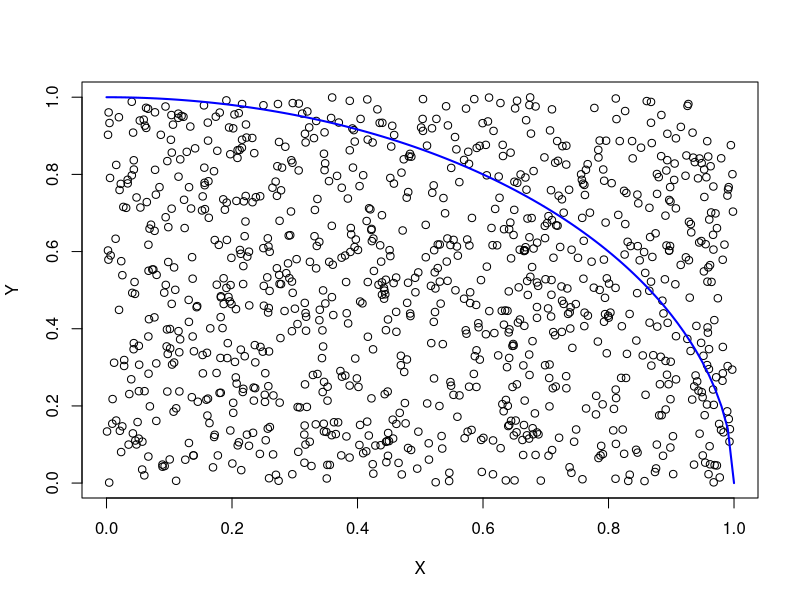

Write R code to recreate this figure.
## 확률

# 확률은 경우의 수에서 생각할 수 있는 모든 경우의 수 중에 우리가 관심을 갖는 경우의 수가 차지 하는 비율로 생각할수 있다.

## ==용어==
## - 시행 : 다양한 결과가 나올수 있는 어떤 것을 실제로 하는 것을 말한다.
#       ex) 주사위 던진다, 복권을 긁는다.
# - 표본 공간 : 가능한 모든 결과의 모임.
#       ex) 동전 던지기의 경우 한번 던지면 (앞,뒤)
#           두번 던지면 {(앞,앞)(앞,뒤)(뒤,앞),(뒤,뒤)}, 814만분의 1이 표본 공간
# - 사건 : 가능한 결과들 중 어떤 요구사항을 만족하는 것.
#       ex) 로또 추첨 결과 "여섯개의 숫자가 연속이다", "모두 홀수가 나온다"... 등
#           중요한것은 "사건이 단 하나의 결과를 의미하지 않을 수도 있다는 점...."
# - 배반 사건 : 사건이 동시에 일어날수 없는 두 사건간의 관계를 배반 사건이라고 한다.
#       ex) 복권에서 "모두 짝수이다", "모두 홀수이다"는 동시에 일어날수 없다.
# - 여사건 : 어떤 사건이 일어나지 않는 것을 말함.
#       ex) 사건 A에 대해서 A가 일어나지 않는다고 하는 사건. 표본 공간의 부분 집합으로서 생각하면 A의 여집합임.
#           복권 추첨결과가 "모든 숫자가 짝수다"의 여사건은 "모든 숫자가 짝수인것은 아니다."
#           즉, "적어도 하나는 홀수이다."
# 수학적으로는 이들을 모두 집합으로 표현할 수 있다.
# 사건은 표본공간의 부분집합으로 정의, 공집합도 표본공간의 부분집합이기 때문에 사건....

### 수학적 확률
# 수학적이 확률은 어떤 가능한 모든 결과의 개수로 표현할수 있다.
# 주사위를 두번 던졌을 경우 모든 경우의 수는 6 * 6 = 36, "두 값을 곱했을 때 홀수가 나온다."
# 사건을 생각해보면 두 값을 곱했을 경우, 두값 모두 홀수여야 한다. 이때 경우의 수는 3 * 3 = 9
# 수학적 확률 계산은 9/36 이것은 0.25% 가 됨을 알수 있다.
# 다만, 여기서 중요한 포인트는 표본공간의 모든 경우가 나올수 있는 가능성은 같아야 한다.
# 이 조건이 만족되어야 한다.
 
### 통계적 확률
# 통계적 확률은 수학적 확률에 비해 더 구체적으로 접근한다.
# 통계적 확률을 "전체 시행 횟수중 특정 사건이 일어나는 횟수의 비율로 표현"
# 전체 시행 횟수는n이라고 하고, 특정 사건이 일어날 횟수를 r이라고 하면 그 사건이 일어날 비율은 r/n이 된다.
# 일반적으로 통계적 확률은 수학적 확률과 정확히 일치하지 않는다.
# 대신 횟수를 무한정 늘리면 통계적 확률은 결국 수학적 확률에 근접하게 된다.

### 극한의 의미
# 통계적 확률이 수학적 확률에 한없이 가까워 진다는 이야기는 시행 횟수가 무한정 늘어나는 극한을 가정하기 때문이다.
# 두가지 의미와 관련되어 있다.
# 첫번째, 시행 횟수를 무한히 늘렸을때, 수학적 확률에 통계적 확률이 근접한다.
#   하지만, 시행 횟수가 적다면 우연에 의해서 수학적 확률에 벗어나는 경우가 종종 생긴다는 점이다.
#   통계학에서는 이것을 표집오차(sampling Error)라고 한다. 이것은 시행 횟수가 늘어날수록 점점 줄어드는 성질이 있다.
#   결국에는 0에 매우 가까워 진다는 것이다.
# 두번째, 한없이 가까워 진다. 가까워진다는 말은 두가지 의미를 포함한다. 수학적 확률과 통계적 확률간의 차이가 0에 가까워진다.
#   단 절대로 0이 된다는것은 아님.

### 큰 수의 법칙
# 큰수의 법칙(Law of large number)은 실제 자료의 값으로 계산한 평균,
# 즉 표본평균이 자료의 크기 커짐에 따라서 한없이 특정 값에 가까워진다는것을 말함.
# 여기서 특정값은 확률 용어로 기댓값(Expected Value)을 말한다.
# 통계적 확률은 큰 수의 법칙의 특수한 경우에 지나지 않는데 이유는 비율 자체가 일종의 표본 평균이기 때문이다.
# 특정값이 나오는 결과값의 합에 시행횟수로 나누면 이건 통계적 확률이 되고, 이것은 기록된 값의 평균이기도 하다.
# 애초 평균이란 자료의 총합을 자료의 개수로 나눠준 것이기 때문이다. 즉, 큰수의 법칙이 적용된다는 것이다.
# 시행 횟수가 많아질수록 성공 비율 또는 통계적 확률을 기대값에 가까워진다는 것을 알수 있다.
# 여기서 말하는 기댓값은 수학적 확률을 의미함.

# 동전을 5회 던졌을 때의 경우의 예
# 앞 : 1, 뒤 : 0
# 시행 값 : 1 0 0 0 1
# 총합 : 2
# 평균 : 2/5 = 0.4

# 동전을 20회 던졌을 경우
# # 앞 : 1, 뒤 : 0
# 시행 값 : 1 1 1 0 0 1 0 1 0 0 1 0 1 1 1 1 0 0 0 1
# 총합 : 11
# 평균 : 11/20 = 0.55

## R을 이용한 시뮬레이션
# 동전 던지기 결과는 가능한 경우 두가지 - 앞면, 뒷면이고 이 둘은 서로의 여사건 관계이다.
# 따라서 이들의 확률은 앞면이 나올 확률만 정하면 뒷면이 나올 확률은 1에서 앞면이 나올 확률을 빼면 된다.
## 이때 확률을 P라고 하면, 이렇게 가능한 결과는 두개 밖에 없고,
## 성공 확률이 정해져 있는 확률 시행을 "베르누이 시행(Bernoulli trial)"이라고 한다.
# 베르누이 시행(Bernoulli trial 또는 binomial trial)은
# 확률론과 통계학에서 임의의 결과가 '성공' 또는 '실패'의 두 가지 중 하나인 실험을 뜻한다.
# 다시 말해 '예' 또는 '아니오' 중 하나의 결과를 낳는 실험을 말한다.

# R에서 사용하는 베르누이 시행 함수 rbinom()
# r의 의미는 랜덤을 의미함, R에서 확률적 난수를 생성하는 것을 의미하는 것으로 사용함.
# binom은 우리말로 이항이라고 번역되는 binominal단어의 축약형이다.
# 베르누이 시행은 이항시행의 일종이다. 차이는 베르누이 시행에선 한번만, 이항 시행에서는 여러번 할수 있다는 점

## rbinom()함수 형식
## rbinom(난수의 개수, 시행횟수, 성공 확률)
# 난수 갯수는 난수의 갯수를 의미로 앞에 설명한 백터에 저장된다.
# 성공 확률은 0과 1사이의 숫자를 사용함.

# 동전 던지기 : 5번 던진 결과, 그 확률 0.5, 0은 실패 1은 성공....
x <- rbinom(100000, 1, 0.5) # 시행 결과
mean(x)

## 수학적 확률로 확률문제 풀기
# 문제) 1~5까지 숫자 카드를 섞어서 세장의 카드를 뽑아 세자리의 숫자를 만들때에 그 결과가 320보다 클 확률은 얼마인가?
# 전제 조건 : 각각의 카드가 뽑힐 확률은 같다는 것...
# 순열을 이용하여 계산....
# nPr, n = 5, r = 3, 5 * 4 * 3 = 60, 전체 경우의 수 : 60
# 이중에 우리가 원하는 경우의 수는 320보다 큰 수의 값을 가지는 경우
# 앞 첫자리의 숫자는 3~5 이상이여야 조건에 충족된다. 
# 앞 첫차리가 숫자 4와 5는 뒤에 나오는 숫자와 상관없이 조건을 충족
# 앞 4와 5일때 경우의 수 구하기 각각 경우의 수는 nPr => n=4 ,r=2 => 4*3 = 12
# 앞 첫자리가 3인 경우, 두번째 자리의 숫자가 1이 되면 안됨.(조건 충족 x)
# 앞 첫자리가 3이고, 두번째가 1일 경우의 수는 3이다. 전체 3일때 경우수 - 두번째 1일 경우의 값은 9가 나온다.
# 12 + 12 + 9 = 33
# 수학적 확률은 전체 경우의 수 33/60 = 0.55가 된다.

## 통계적 확률로 문제 풀기 : 시뮬레이션
# 앞의 수학적 내용을 알지 못해도 풀수 있는 방법이 존재한다.
# "시행 횟수가 늘어남에 따라 통계적 확률은 수학적 확률에 한없이 가까워 진다는 사실"을 이용
# 장점은 모두 경우의 수를 다 컴토해야 하는 수고를 덜수 있고,
# 특히 경우의 수를 세기가 매우 복잡한 문제에서 더 유용하게 사용된다.

## 시뮬레이션 시행은 R프로그램을 이용하여 1~5까지의 숫자 3개를 뽑아서 그 값이 320보다 큰 경우를 구하는 시뮬레이션을 진행할수 있다. 
# 이 시뮬레이션을 충분히 진행하여 비율을 계산하면 그게 통계적 확률이 되고, 이는 수학적 확률에 근사하게 된다.

## 수학적인 공식을 적용하지 않고 확률을 계산하는 방법을 "몬테카를로 시뮬레이션"이라고 한다.
## "몬테카를로 방법"

## 시행을 위해서 R에서 따로 프로그램을 하지 않아도 된다. sample()이라는 함수가 존재
## sample(추첨할 대상, 추첨할 개수, 복원 추출 여부)
# 복원 추출은 뽑은 것을 원래 대로 돌려 놓는 것을 의미함. 여기서는 비복원 추출을한다.
# 여기서는 sample(1:5,3,replace=F) -> 1~5까지의 숫자를 3개 뽑아서 샘플을 작성(비복원)
n_simulation <- 1000
n_success <- 0 

for (i in 1:n_simulation){
    x <- sample(1:5,3,replace = F)
    if (x[1] >= 4) n_success <- n_success + 1
    if ((x[1] == 3) & (x[2] >= 2)) n_success <- n_success + 1

}
print(n_success)
stc <- n_success/ n_simulation
print(stc)

## 몬테카를로 방법을 사용하여 원주율 계산...
# 원주율 : 3.14...
## 시뮬레이션을 통해서 원주율을 구하고,,, 실제 원주율과 비교
## X과 Y축을 중심으로 2차원 좌표 평면을 생각합니다. 가로축과 세로축의 길이가 1인 정사각형을 생각합니다.
#   이 정사각형을 통해 원점을 중심으로 반지름이 1인 원을 그리면 온전한 원이 아닌 1/4인 사분원이 된다.
#   가로 세로 길이가 1인 정사각형에 매우 작은 입자를 뿌린다고 생각합니다.(균등하게 랜덤하게)
#   이 경우에 사분원 안쪽으로 떨어지는 경우도 있고, 아닌 경우도 있을것입니다.
#   이 입자는 무작위로 뿌립니다고 가정하고, 안쪽에 뿌려진 입자의 비율은 정사각형의 넓이에서 사분원이 차지하는 넓이의 비율이라고 추측
#   이 경우 오차가 생길수 있으나, 입자를 충분히 많이 촘촘하게 뿌린다면, 이 통계적 확률은 수학적 확률에 가깝게 됩니다.
#   여기에 원의 넓이를 구하는 식을 도입, 파이*반지름의 제곱 이걸 4분원이기 때문에 1/4로 계산해야합니다.
#   결국 반지름은 1이기 때문에 파이/4 즉, 입자가 사분원 안에 떨어지는것의 비율은 파이/4와 가깝게 된다.
#   구해진 값에 4를 곱하면, 파이 , 즉 원주율을 구할수 있게 된다.

## R에서 이런 동작을 하는 runif(1)
## 이 함수는 0에서 1사이의 무작위 숫자 하나를 선택, 이것을 좌표x,y에 대입하면 입자를 무작위로 뿌리는 것과 같은 효과를 가져옴

n_sim <- 1000
x <- vector(length = n_sim) # vertor()함수 : 리스트를 1000개를 만들어 놓은것과 같다(저장할 공간)
y <- vector(length = n_sim) 
res <- 0
for (i in 1:n_sim){
    x[i] <- runif(1)
    y[i] <- runif(1)
    # 1미만이면 원안에 들어간다.
    if (x[i]^2 + y[i]^2 < 1) res <- res + 1
}
print(res)
print(4 * res / n_sim)
 

circle <- function(x) sqrt(1 - x^2)
plot(x, y, xlab = "X", ylab= "Y")
curve(circle, from=0, to=1, add=T, col="blue", lwd=2)

## 몬티홀 문제...

## 바꾸지 않고 처음 문을 고른 경우
n_simul <- 1000
doors <- 1:3
success <- 0
for (i in 1:n_simul){
    # 3개의 문 중에 차의 위치를 선택
    car <- sample(doors,1)  
    # 차가 없는 곳에 염소들을 배치
    if (car == 1){
        goat <- c(2,3)
    }else if (car ==2) {
       goat <- c(1,3)
    }else{
        goat <- c(1,2)
    }
    # 참가자가 문을 선택(고른다)
    pick <- sample(doors,1)

    # 참가자가 고르지 않은 문중 염소가 있는 문을 찾는다.
    goat_not_picked <- goat[goat != pick]
    # 참가자가 고르지 않은 문중 염소가 있는 문 하나를 열어준다.
    if (length(goat_not_picked) > 1) {
        open <- sample(goat_not_picked,1)

    }else {
        open <- goat_not_picked
    }
    # 바꾸지 않고 처음 고른 문이 차가 있는 문이면 "성공"을 기록
    if (pick == car) success <- success + 1
}
# 총 시행중 "성공의 비율"
success / n_simul



## 바꿨을 경우 
n_simul <- 1000
doors <- 1:3
success <- 0
for (i in 1:n_simul){
    # 3개의 문 중에 차의 위치를 선택
    car <- sample(doors,1)  
    # 차가 없는 곳에 염소들을 배치
    if (car == 1){
        goat <- c(2,3)
    }else if (car ==2) {
       goat <- c(1,3)
    }else{
        goat <- c(1,2)
    }
    # 참가자가 문을 선택(고른다)
    pick <- sample(doors,1)

    # 참가자가 고르지 않은 문중 염소가 있는 문을 찾는다.
    goat_not_picked <- goat[goat != pick]
    # 참가자가 고르지 않은 문중 염소가 있는 문 하나를 열어준다.
    if (length(goat_not_picked) > 1) {
        open <- sample(goat_not_picked,1)

    }else {
        open <- goat_not_picked
    }
    # 바꾸어 선택한 문이 차가 있는 문이면 "성공"을 기록
    pick <- doors[(doors != pick) & (doors != open)]
    if (pick == car) success <- success + 1  
    
}
# 총 시행중 "성공"의 비율 
success / n_simul

### 심슨의 역설



### 생일 역설 : 왜 드물게 보이는 사건은 꼭 일어나는가?
# 한번에 20 명의 학생이 있을 때에 생일이 겹치는 학생이 한명도 없을 확률

# (365-1)/365 * (365-2)/365 * (365-3)/365 * (365-4)/365 ..........(365-19)/365
# 결과는 약 58.9
n <- 40
res <- 1 
for (i in 1:(n-1)){
    res <- res * (365 - i) / 365 
}
res
